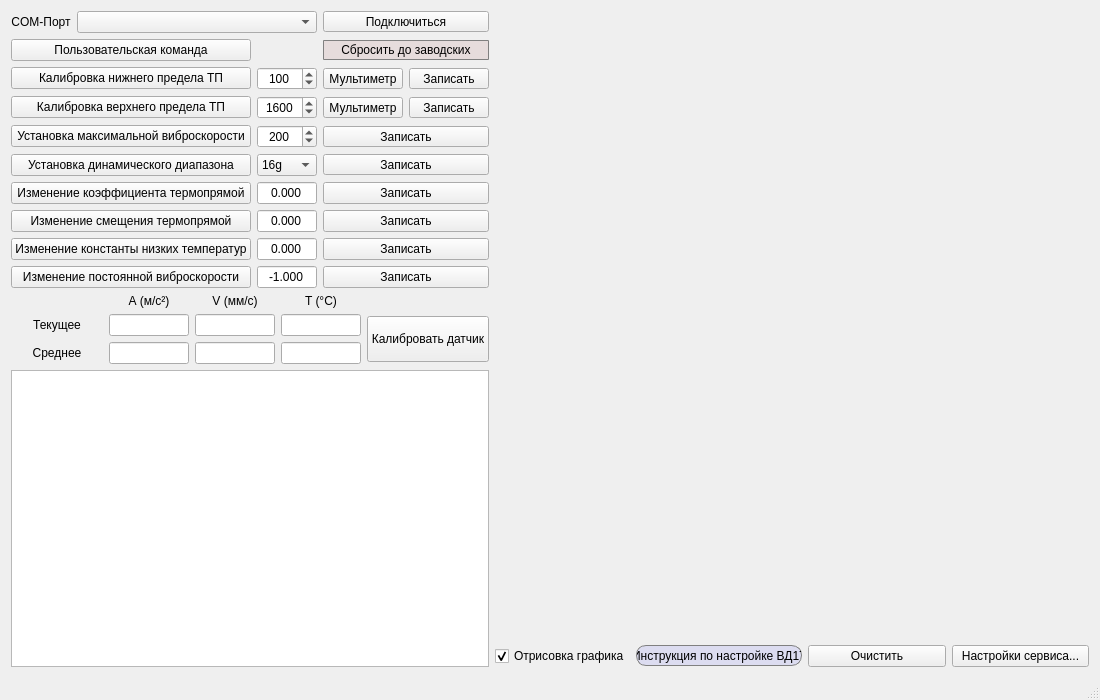
<?xml version="1.0" encoding="UTF-8"?>
<ui version="4.0">
 <class>MainWindow</class>
 <widget class="QMainWindow" name="MainWindow">
  <property name="windowModality">
   <enum>Qt::NonModal</enum>
  </property>
  <property name="geometry">
   <rect>
    <x>0</x>
    <y>0</y>
    <width>1100</width>
    <height>700</height>
   </rect>
  </property>
  <property name="windowTitle">
   <string>ВД17-Сервис</string>
  </property>
  <property name="documentMode">
   <bool>false</bool>
  </property>
  <widget class="QWidget" name="centralWidget">
   <layout class="QGridLayout" name="gridLayout">
    <item row="7" column="0" colspan="2">
     <widget class="QPushButton" name="pushButton_thermointercept_set">
      <property name="enabled">
       <bool>true</bool>
      </property>
      <property name="text">
       <string>Изменение смещения термопрямой</string>
      </property>
     </widget>
    </item>
    <item row="0" column="3" colspan="2">
     <widget class="QPushButton" name="pushButton_COM_connect">
      <property name="sizePolicy">
       <sizepolicy hsizetype="Preferred" vsizetype="Fixed">
        <horstretch>0</horstretch>
        <verstretch>0</verstretch>
       </sizepolicy>
      </property>
      <property name="maximumSize">
       <size>
        <width>166</width>
        <height>21</height>
       </size>
      </property>
      <property name="text">
       <string>Подключиться</string>
      </property>
     </widget>
    </item>
    <item row="6" column="3" colspan="2">
     <widget class="QPushButton" name="pushButton_thermoslope_write">
      <property name="enabled">
       <bool>true</bool>
      </property>
      <property name="text">
       <string>Записать</string>
      </property>
     </widget>
    </item>
    <item row="16" column="6">
     <widget class="QPushButton" name="pushButton_manual">
      <property name="sizePolicy">
       <sizepolicy hsizetype="Expanding" vsizetype="Fixed">
        <horstretch>0</horstretch>
        <verstretch>0</verstretch>
       </sizepolicy>
      </property>
      <property name="minimumSize">
       <size>
        <width>166</width>
        <height>21</height>
       </size>
      </property>
      <property name="maximumSize">
       <size>
        <width>166</width>
        <height>21</height>
       </size>
      </property>
      <property name="styleSheet">
       <string notr="true">QPushButton
{
  border: 1px solid gray;
  background-color:rgba(0, 0, 255, 20);
  border-radius: 10px;
} 
QPushButton:hover
{
   background-color:rgba(0, 0, 255, 30);
   border: 1px solid gray;
}</string>
      </property>
      <property name="text">
       <string>Инструкция по настройке ВД17</string>
      </property>
     </widget>
    </item>
    <item row="3" column="4">
     <widget class="QPushButton" name="pushButton_UL_write">
      <property name="enabled">
       <bool>true</bool>
      </property>
      <property name="sizePolicy">
       <sizepolicy hsizetype="Preferred" vsizetype="Fixed">
        <horstretch>0</horstretch>
        <verstretch>0</verstretch>
       </sizepolicy>
      </property>
      <property name="maximumSize">
       <size>
        <width>80</width>
        <height>21</height>
       </size>
      </property>
      <property name="text">
       <string>Записать</string>
      </property>
     </widget>
    </item>
    <item row="6" column="0" colspan="2">
     <widget class="QPushButton" name="pushButton_thermoslope_set">
      <property name="enabled">
       <bool>true</bool>
      </property>
      <property name="text">
       <string>Изменение коэффициента термопрямой</string>
      </property>
     </widget>
    </item>
    <item row="4" column="0" colspan="2">
     <widget class="QPushButton" name="pushButton_mmpersec_calibration">
      <property name="enabled">
       <bool>true</bool>
      </property>
      <property name="sizePolicy">
       <sizepolicy hsizetype="Preferred" vsizetype="Fixed">
        <horstretch>0</horstretch>
        <verstretch>0</verstretch>
       </sizepolicy>
      </property>
      <property name="text">
       <string>Установка максимальной виброскорости</string>
      </property>
     </widget>
    </item>
    <item row="2" column="3">
     <widget class="QPushButton" name="pushButton_DL_multimeter">
      <property name="enabled">
       <bool>true</bool>
      </property>
      <property name="sizePolicy">
       <sizepolicy hsizetype="Preferred" vsizetype="Fixed">
        <horstretch>0</horstretch>
        <verstretch>0</verstretch>
       </sizepolicy>
      </property>
      <property name="maximumSize">
       <size>
        <width>80</width>
        <height>21</height>
       </size>
      </property>
      <property name="text">
       <string>Мультиметр</string>
      </property>
     </widget>
    </item>
    <item row="0" column="1" colspan="2">
     <widget class="QComboBox" name="comboBox_port"/>
    </item>
    <item row="5" column="0" colspan="2">
     <widget class="QPushButton" name="pushButton_dynamic_range_set">
      <property name="enabled">
       <bool>true</bool>
      </property>
      <property name="sizePolicy">
       <sizepolicy hsizetype="Preferred" vsizetype="Fixed">
        <horstretch>0</horstretch>
        <verstretch>0</verstretch>
       </sizepolicy>
      </property>
      <property name="minimumSize">
       <size>
        <width>215</width>
        <height>0</height>
       </size>
      </property>
      <property name="layoutDirection">
       <enum>Qt::LeftToRight</enum>
      </property>
      <property name="text">
       <string>Установка динамического диапазона</string>
      </property>
     </widget>
    </item>
    <item row="9" column="3" colspan="2">
     <widget class="QPushButton" name="pushButton_constant_value_write">
      <property name="enabled">
       <bool>true</bool>
      </property>
      <property name="text">
       <string>Записать</string>
      </property>
     </widget>
    </item>
    <item row="2" column="4">
     <widget class="QPushButton" name="pushButton_DL_write">
      <property name="enabled">
       <bool>true</bool>
      </property>
      <property name="sizePolicy">
       <sizepolicy hsizetype="Preferred" vsizetype="Fixed">
        <horstretch>0</horstretch>
        <verstretch>0</verstretch>
       </sizepolicy>
      </property>
      <property name="maximumSize">
       <size>
        <width>80</width>
        <height>21</height>
       </size>
      </property>
      <property name="text">
       <string>Записать</string>
      </property>
     </widget>
    </item>
    <item row="16" column="7">
     <widget class="QPushButton" name="menuClear">
      <property name="sizePolicy">
       <sizepolicy hsizetype="Expanding" vsizetype="Fixed">
        <horstretch>0</horstretch>
        <verstretch>0</verstretch>
       </sizepolicy>
      </property>
      <property name="text">
       <string>Очистить</string>
      </property>
     </widget>
    </item>
    <item row="9" column="0" colspan="2">
     <widget class="QPushButton" name="pushButton_constant_value_set">
      <property name="enabled">
       <bool>true</bool>
      </property>
      <property name="text">
       <string>Изменение постоянной виброскорости</string>
      </property>
     </widget>
    </item>
    <item row="1" column="0" colspan="2">
     <widget class="QPushButton" name="pushButton_userCommand">
      <property name="sizePolicy">
       <sizepolicy hsizetype="Preferred" vsizetype="Fixed">
        <horstretch>0</horstretch>
        <verstretch>0</verstretch>
       </sizepolicy>
      </property>
      <property name="text">
       <string>Пользовательская команда</string>
      </property>
     </widget>
    </item>
    <item row="11" column="0" rowspan="6" colspan="5">
     <widget class="QTextEdit" name="UART_output">
      <property name="sizePolicy">
       <sizepolicy hsizetype="Preferred" vsizetype="Preferred">
        <horstretch>0</horstretch>
        <verstretch>0</verstretch>
       </sizepolicy>
      </property>
      <property name="minimumSize">
       <size>
        <width>0</width>
        <height>0</height>
       </size>
      </property>
      <property name="readOnly">
       <bool>true</bool>
      </property>
     </widget>
    </item>
    <item row="4" column="2">
     <widget class="QSpinBox" name="lineEdit_mmpersec_value">
      <property name="enabled">
       <bool>true</bool>
      </property>
      <property name="alignment">
       <set>Qt::AlignCenter</set>
      </property>
      <property name="maximum">
       <number>9999</number>
      </property>
      <property name="value">
       <number>200</number>
      </property>
     </widget>
    </item>
    <item row="4" column="3" colspan="2">
     <widget class="QPushButton" name="pushButton_mmpersec_write">
      <property name="enabled">
       <bool>true</bool>
      </property>
      <property name="sizePolicy">
       <sizepolicy hsizetype="Preferred" vsizetype="Fixed">
        <horstretch>0</horstretch>
        <verstretch>0</verstretch>
       </sizepolicy>
      </property>
      <property name="maximumSize">
       <size>
        <width>166</width>
        <height>21</height>
       </size>
      </property>
      <property name="text">
       <string>Записать</string>
      </property>
     </widget>
    </item>
    <item row="6" column="2">
     <widget class="QLineEdit" name="lineEdit_thermoslope">
      <property name="enabled">
       <bool>true</bool>
      </property>
      <property name="maximumSize">
       <size>
        <width>60</width>
        <height>16777215</height>
       </size>
      </property>
      <property name="text">
       <string>0.000</string>
      </property>
      <property name="alignment">
       <set>Qt::AlignCenter</set>
      </property>
     </widget>
    </item>
    <item row="16" column="5">
     <widget class="QCheckBox" name="checkBox_need_plot">
      <property name="text">
       <string>Отрисовка графика</string>
      </property>
      <property name="checked">
       <bool>true</bool>
      </property>
     </widget>
    </item>
    <item row="1" column="3" colspan="2">
     <widget class="QPushButton" name="pushButton_default_settings_set">
      <property name="enabled">
       <bool>true</bool>
      </property>
      <property name="minimumSize">
       <size>
        <width>0</width>
        <height>20</height>
       </size>
      </property>
      <property name="styleSheet">
       <string notr="true">QPushButton
{
  border: 1px solid gray;
  background-color:rgba(122, 0, 0, 20);
  border-radius:1px;
} 
QPushButton:hover
{
   background-color:rgba(255, 0, 0, 30);
   border: 1px solid gray;
}</string>
      </property>
      <property name="text">
       <string>Сбросить до заводских</string>
      </property>
     </widget>
    </item>
    <item row="3" column="2">
     <widget class="QSpinBox" name="lineEdit_UL_value">
      <property name="enabled">
       <bool>true</bool>
      </property>
      <property name="alignment">
       <set>Qt::AlignCenter</set>
      </property>
      <property name="maximum">
       <number>9999</number>
      </property>
      <property name="value">
       <number>1600</number>
      </property>
     </widget>
    </item>
    <item row="2" column="0" colspan="2">
     <widget class="QPushButton" name="pushButton_DL_calibration">
      <property name="enabled">
       <bool>true</bool>
      </property>
      <property name="sizePolicy">
       <sizepolicy hsizetype="Preferred" vsizetype="Fixed">
        <horstretch>0</horstretch>
        <verstretch>0</verstretch>
       </sizepolicy>
      </property>
      <property name="layoutDirection">
       <enum>Qt::LeftToRight</enum>
      </property>
      <property name="autoFillBackground">
       <bool>false</bool>
      </property>
      <property name="text">
       <string>Калибровка нижнего предела ТП</string>
      </property>
      <property name="autoRepeat">
       <bool>false</bool>
      </property>
      <property name="autoExclusive">
       <bool>false</bool>
      </property>
      <property name="autoDefault">
       <bool>false</bool>
      </property>
     </widget>
    </item>
    <item row="16" column="8">
     <widget class="QPushButton" name="pushButton_settings">
      <property name="sizePolicy">
       <sizepolicy hsizetype="Expanding" vsizetype="Fixed">
        <horstretch>0</horstretch>
        <verstretch>0</verstretch>
       </sizepolicy>
      </property>
      <property name="text">
       <string>Настройки сервиса...</string>
      </property>
     </widget>
    </item>
    <item row="7" column="2">
     <widget class="QLineEdit" name="lineEdit_thermointercept">
      <property name="enabled">
       <bool>true</bool>
      </property>
      <property name="maximumSize">
       <size>
        <width>60</width>
        <height>16777215</height>
       </size>
      </property>
      <property name="text">
       <string>0.000</string>
      </property>
      <property name="alignment">
       <set>Qt::AlignCenter</set>
      </property>
     </widget>
    </item>
    <item row="2" column="2">
     <widget class="QSpinBox" name="lineEdit_DL_value">
      <property name="enabled">
       <bool>true</bool>
      </property>
      <property name="alignment">
       <set>Qt::AlignCenter</set>
      </property>
      <property name="maximum">
       <number>9999</number>
      </property>
      <property name="value">
       <number>100</number>
      </property>
     </widget>
    </item>
    <item row="0" column="5" rowspan="16" colspan="4">
     <widget class="QCustomPlot" name="canvas" native="true">
      <property name="sizePolicy">
       <sizepolicy hsizetype="Expanding" vsizetype="Expanding">
        <horstretch>0</horstretch>
        <verstretch>0</verstretch>
       </sizepolicy>
      </property>
      <property name="minimumSize">
       <size>
        <width>0</width>
        <height>0</height>
       </size>
      </property>
     </widget>
    </item>
    <item row="3" column="3">
     <widget class="QPushButton" name="pushButton_UL_multimeter">
      <property name="enabled">
       <bool>true</bool>
      </property>
      <property name="sizePolicy">
       <sizepolicy hsizetype="Preferred" vsizetype="Fixed">
        <horstretch>0</horstretch>
        <verstretch>0</verstretch>
       </sizepolicy>
      </property>
      <property name="maximumSize">
       <size>
        <width>80</width>
        <height>21</height>
       </size>
      </property>
      <property name="text">
       <string>Мультиметр</string>
      </property>
     </widget>
    </item>
    <item row="7" column="3" colspan="2">
     <widget class="QPushButton" name="pushButton_thermointercept_write">
      <property name="enabled">
       <bool>true</bool>
      </property>
      <property name="text">
       <string>Записать</string>
      </property>
     </widget>
    </item>
    <item row="10" column="0" colspan="5">
     <layout class="QGridLayout" name="gridLayout_2">
      <property name="sizeConstraint">
       <enum>QLayout::SetDefaultConstraint</enum>
      </property>
      <property name="horizontalSpacing">
       <number>6</number>
      </property>
      <item row="2" column="2">
       <widget class="QLineEdit" name="lineEdit_average_V">
        <property name="sizePolicy">
         <sizepolicy hsizetype="Preferred" vsizetype="Fixed">
          <horstretch>0</horstretch>
          <verstretch>0</verstretch>
         </sizepolicy>
        </property>
        <property name="maximumSize">
         <size>
          <width>80</width>
          <height>166666</height>
         </size>
        </property>
        <property name="alignment">
         <set>Qt::AlignCenter</set>
        </property>
        <property name="readOnly">
         <bool>true</bool>
        </property>
       </widget>
      </item>
      <item row="1" column="2">
       <widget class="QLineEdit" name="lineEdit_RMS_V">
        <property name="sizePolicy">
         <sizepolicy hsizetype="Preferred" vsizetype="Fixed">
          <horstretch>0</horstretch>
          <verstretch>0</verstretch>
         </sizepolicy>
        </property>
        <property name="maximumSize">
         <size>
          <width>80</width>
          <height>22</height>
         </size>
        </property>
        <property name="alignment">
         <set>Qt::AlignCenter</set>
        </property>
        <property name="readOnly">
         <bool>true</bool>
        </property>
       </widget>
      </item>
      <item row="1" column="3">
       <widget class="QLineEdit" name="lineEdit_RMS_T">
        <property name="sizePolicy">
         <sizepolicy hsizetype="Preferred" vsizetype="Fixed">
          <horstretch>0</horstretch>
          <verstretch>0</verstretch>
         </sizepolicy>
        </property>
        <property name="maximumSize">
         <size>
          <width>80</width>
          <height>22</height>
         </size>
        </property>
        <property name="alignment">
         <set>Qt::AlignCenter</set>
        </property>
       </widget>
      </item>
      <item row="2" column="1">
       <widget class="QLineEdit" name="lineEdit_average_A">
        <property name="sizePolicy">
         <sizepolicy hsizetype="Preferred" vsizetype="Fixed">
          <horstretch>0</horstretch>
          <verstretch>0</verstretch>
         </sizepolicy>
        </property>
        <property name="maximumSize">
         <size>
          <width>80</width>
          <height>166666</height>
         </size>
        </property>
        <property name="alignment">
         <set>Qt::AlignCenter</set>
        </property>
        <property name="readOnly">
         <bool>true</bool>
        </property>
       </widget>
      </item>
      <item row="2" column="0">
       <widget class="QLabel" name="label_4">
        <property name="text">
         <string>Среднее</string>
        </property>
        <property name="alignment">
         <set>Qt::AlignCenter</set>
        </property>
       </widget>
      </item>
      <item row="0" column="1">
       <widget class="QLabel" name="label">
        <property name="sizePolicy">
         <sizepolicy hsizetype="Preferred" vsizetype="Preferred">
          <horstretch>0</horstretch>
          <verstretch>0</verstretch>
         </sizepolicy>
        </property>
        <property name="maximumSize">
         <size>
          <width>16777215</width>
          <height>16777215</height>
         </size>
        </property>
        <property name="text">
         <string>А (м/с²)</string>
        </property>
        <property name="alignment">
         <set>Qt::AlignCenter</set>
        </property>
       </widget>
      </item>
      <item row="1" column="1">
       <widget class="QLineEdit" name="lineEdit_RMS_A">
        <property name="sizePolicy">
         <sizepolicy hsizetype="Preferred" vsizetype="Fixed">
          <horstretch>0</horstretch>
          <verstretch>0</verstretch>
         </sizepolicy>
        </property>
        <property name="maximumSize">
         <size>
          <width>80</width>
          <height>22</height>
         </size>
        </property>
        <property name="alignment">
         <set>Qt::AlignCenter</set>
        </property>
        <property name="readOnly">
         <bool>true</bool>
        </property>
       </widget>
      </item>
      <item row="2" column="3">
       <widget class="QLineEdit" name="lineEdit_average_T">
        <property name="minimumSize">
         <size>
          <width>0</width>
          <height>0</height>
         </size>
        </property>
        <property name="maximumSize">
         <size>
          <width>80</width>
          <height>16777215</height>
         </size>
        </property>
        <property name="alignment">
         <set>Qt::AlignCenter</set>
        </property>
       </widget>
      </item>
      <item row="1" column="0">
       <widget class="QLabel" name="label_3">
        <property name="text">
         <string>Текущее</string>
        </property>
        <property name="alignment">
         <set>Qt::AlignCenter</set>
        </property>
       </widget>
      </item>
      <item row="0" column="2">
       <widget class="QLabel" name="label_2">
        <property name="text">
         <string>V (мм/с)</string>
        </property>
        <property name="alignment">
         <set>Qt::AlignCenter</set>
        </property>
       </widget>
      </item>
      <item row="0" column="3">
       <widget class="QLabel" name="label_5">
        <property name="text">
         <string>T (°C)</string>
        </property>
        <property name="alignment">
         <set>Qt::AlignCenter</set>
        </property>
       </widget>
      </item>
      <item row="1" column="4" rowspan="2">
       <widget class="QPushButton" name="pushButton_calibrate_device">
        <property name="enabled">
         <bool>true</bool>
        </property>
        <property name="sizePolicy">
         <sizepolicy hsizetype="Preferred" vsizetype="Fixed">
          <horstretch>0</horstretch>
          <verstretch>0</verstretch>
         </sizepolicy>
        </property>
        <property name="minimumSize">
         <size>
          <width>0</width>
          <height>46</height>
         </size>
        </property>
        <property name="text">
         <string>Калибровать датчик</string>
        </property>
       </widget>
      </item>
     </layout>
    </item>
    <item row="5" column="2">
     <widget class="QComboBox" name="cmb_dynamic_ranges">
      <property name="enabled">
       <bool>true</bool>
      </property>
      <property name="layoutDirection">
       <enum>Qt::LeftToRight</enum>
      </property>
      <property name="currentIndex">
       <number>3</number>
      </property>
      <property name="insertPolicy">
       <enum>QComboBox::InsertAtBottom</enum>
      </property>
      <property name="sizeAdjustPolicy">
       <enum>QComboBox::AdjustToContentsOnFirstShow</enum>
      </property>
      <item>
       <property name="text">
        <string>2g</string>
       </property>
      </item>
      <item>
       <property name="text">
        <string>4g</string>
       </property>
      </item>
      <item>
       <property name="text">
        <string>8g</string>
       </property>
      </item>
      <item>
       <property name="text">
        <string>16g</string>
       </property>
      </item>
     </widget>
    </item>
    <item row="3" column="0" colspan="2">
     <widget class="QPushButton" name="pushButton_UL_calibration">
      <property name="enabled">
       <bool>true</bool>
      </property>
      <property name="sizePolicy">
       <sizepolicy hsizetype="Preferred" vsizetype="Fixed">
        <horstretch>0</horstretch>
        <verstretch>0</verstretch>
       </sizepolicy>
      </property>
      <property name="text">
       <string>Калибровка верхнего предела ТП</string>
      </property>
     </widget>
    </item>
    <item row="9" column="2">
     <widget class="QLineEdit" name="lineEdit_constant_value">
      <property name="enabled">
       <bool>true</bool>
      </property>
      <property name="maximumSize">
       <size>
        <width>60</width>
        <height>16777215</height>
       </size>
      </property>
      <property name="text">
       <string>-1.000</string>
      </property>
      <property name="alignment">
       <set>Qt::AlignCenter</set>
      </property>
     </widget>
    </item>
    <item row="0" column="0">
     <widget class="QLabel" name="label_port">
      <property name="sizePolicy">
       <sizepolicy hsizetype="Preferred" vsizetype="Preferred">
        <horstretch>0</horstretch>
        <verstretch>0</verstretch>
       </sizepolicy>
      </property>
      <property name="maximumSize">
       <size>
        <width>60</width>
        <height>16777215</height>
       </size>
      </property>
      <property name="text">
       <string>COM-Порт</string>
      </property>
      <property name="alignment">
       <set>Qt::AlignCenter</set>
      </property>
     </widget>
    </item>
    <item row="5" column="3" colspan="2">
     <widget class="QPushButton" name="pushButton_dynamic_range_write">
      <property name="enabled">
       <bool>true</bool>
      </property>
      <property name="sizePolicy">
       <sizepolicy hsizetype="Preferred" vsizetype="Fixed">
        <horstretch>0</horstretch>
        <verstretch>0</verstretch>
       </sizepolicy>
      </property>
      <property name="maximumSize">
       <size>
        <width>166</width>
        <height>21</height>
       </size>
      </property>
      <property name="text">
       <string>Записать</string>
      </property>
     </widget>
    </item>
    <item row="8" column="0" colspan="2">
     <widget class="QPushButton" name="pushButton_thermo_lowTemperature_constant_set">
      <property name="enabled">
       <bool>true</bool>
      </property>
      <property name="text">
       <string>Изменение константы низких температур</string>
      </property>
     </widget>
    </item>
    <item row="8" column="2">
     <widget class="QLineEdit" name="lineEdit_thermo_lowTemperature_constant">
      <property name="enabled">
       <bool>true</bool>
      </property>
      <property name="maximumSize">
       <size>
        <width>60</width>
        <height>16777215</height>
       </size>
      </property>
      <property name="text">
       <string>0.000</string>
      </property>
      <property name="alignment">
       <set>Qt::AlignCenter</set>
      </property>
     </widget>
    </item>
    <item row="8" column="3" colspan="2">
     <widget class="QPushButton" name="pushButton_thermo_lowTemperature_constant_write">
      <property name="enabled">
       <bool>true</bool>
      </property>
      <property name="text">
       <string>Записать</string>
      </property>
     </widget>
    </item>
   </layout>
  </widget>
  <widget class="QStatusBar" name="statusBar"/>
 </widget>
 <layoutdefault spacing="6" margin="11"/>
 <customwidgets>
  <customwidget>
   <class>QCustomPlot</class>
   <extends>QWidget</extends>
   <header>qcustomplot.h</header>
   <container>1</container>
  </customwidget>
 </customwidgets>
 <resources/>
 <connections/>
</ui>
